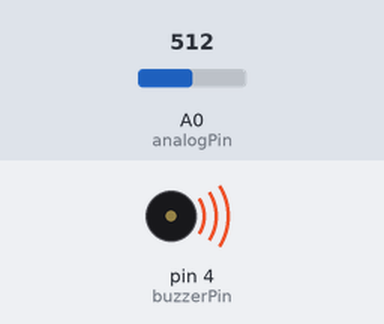
Bench run of a sketch on a simulated Arduino Uno, built with avr-gcc and run on an emulated ATmega328P. Parts: buzzer (waves = sounding). The test bench sets the inputs (shaded band); at power-on: A0 (analogPin) = 512.

Above: at 1.2 s.
1.3 s: A0 (analogPin) set to 44
At 1.8 s:
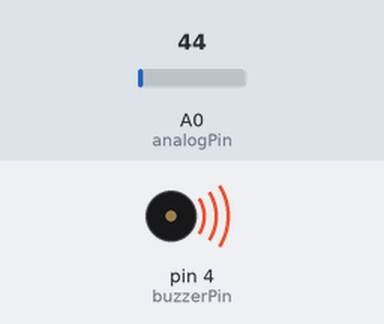
2.8 s: A0 (analogPin) set to 36
At 3.4 s:
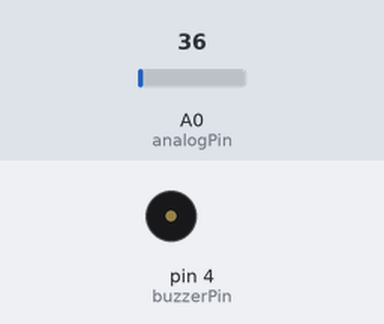
4.3 s: A0 (analogPin) set to 122
At 4.8 s:
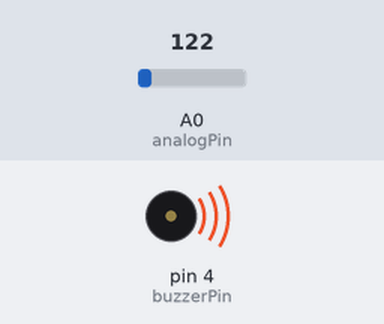
5.8 s: A0 (analogPin) set to 0
At 6.6 s:
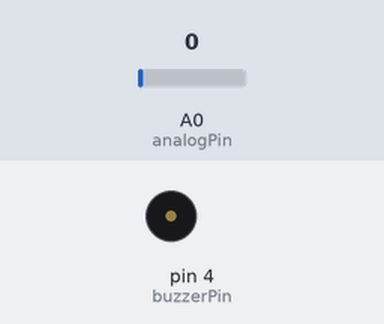
Timing chart, 0 to 8.3 s (numbered marks = the images above; inputs shaded):
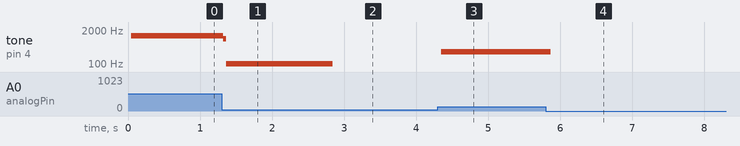

Measured:
- the behaviour switches between 41 and 40 on A0 (analogPin) (found by bisection; images 1 and 2)
- after the input at 1.3 s, tone on pin 4 (buzzerPin): 1212 Hz → 907 Hz at once, → 104 Hz 0.04 s later
- after the input at 2.8 s, tone on pin 4 (buzzerPin): 104 Hz → silent at once
- after the input at 4.3 s, tone on pin 4 (buzzerPin): silent → 288 Hz after 0.05 s
- after the input at 5.8 s, tone on pin 4 (buzzerPin): 288 Hz → silent after 0.07 s

The sketch:

instrument.ino
```cpp
int analogPin = A0; // Input from photoresistor connected to A0
int buzzerPin = 4; // Positive buzzer pin connected to pin 4

long max_frequency = 2500; // Max frequency for the buzzer

long frequency; // The frequency to buzz the buzzer
int readVal; // The input voltage read from photoresistor


void setup() {
    pinMode(buzzerPin, OUTPUT); // set a pin for buzzer output
}

void loop() {
    readVal = analogRead(analogPin); // Reads 0-1023
    frequency = (readVal * max_frequency) / 1023;
    buzz(buzzerPin, frequency, 10);
}

void buzz(int targetPin, long frequency, long length) {
    long delayValue = 1000000/frequency/2;
    long numCycles = frequency * length/ 1000;

    for (long i=0; i < numCycles; i++) {
        digitalWrite(targetPin,HIGH);
        delayMicroseconds(delayValue);
        digitalWrite(targetPin,LOW);
        delayMicroseconds(delayValue);
    }
}
```
